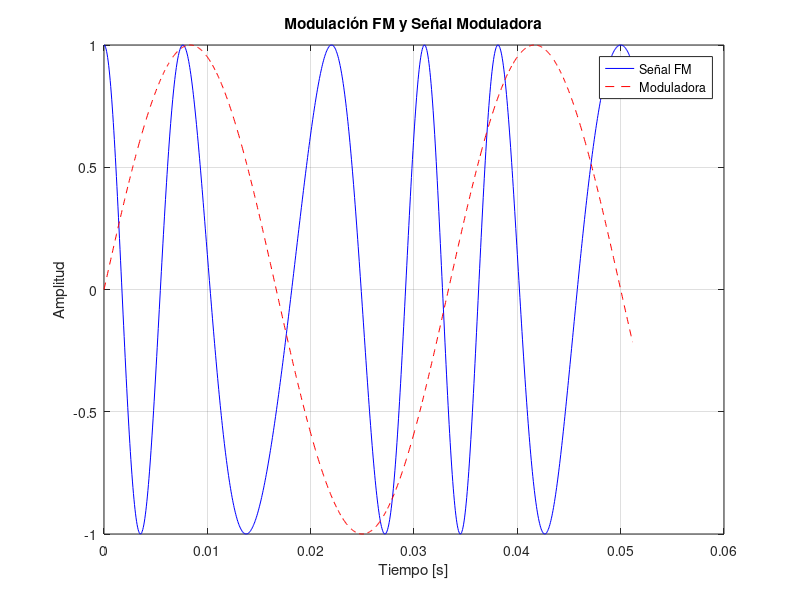
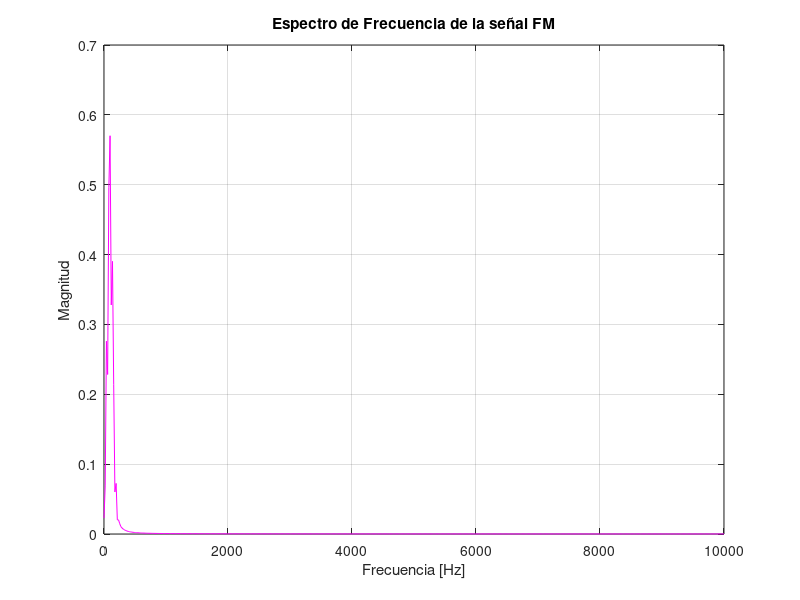

MATLAB code for these plots, in order:
% FM con espectro
clc, clear, close all;

% Parámetros
N = 1024;           % Total de muestras
Fs = 20000;         % Frecuencia de muestreo [Hz]
Ts = 1 / Fs;        % Periodo de muestreo [s]
t = (0:N-1) * Ts;   % Vector de tiempo

Ac = 1;             % Amplitud de la portadora
fc = 100;           % Frecuencia de la portadora [Hz]
fm = 30;            % Frecuencia de la señal moduladora [Hz]
m = 1.5;            % Índice de modulación

% Señal moduladora
moduladora = sin(2*pi*fm*t);

% Señal modulada en FM
s = Ac .* cos(2*pi*fc*t + m .* moduladora);

% Graficar señal FM y moduladora
figure(1)
plot(t, s, 'b'); hold on;
plot(t, moduladora, 'r--');
title('Modulación FM y Señal Moduladora');
xlabel('Tiempo [s]'); ylabel('Amplitud');
legend('Señal FM', 'Moduladora');
grid on;

% Cálculo de la FFT
L = length(s);
S_f = fft(s);
S_f = abs(S_f/L);
S_f = S_f(1:L/2+1);
S_f(2:end-1) = 2*S_f(2:end-1);
f = Fs*(0:(L/2))/L;

figure(2)
plot(f, S_f, 'm');
title('Espectro de Frecuencia de la señal FM');
xlabel('Frecuencia [Hz]');
ylabel('Magnitud');
grid on;
